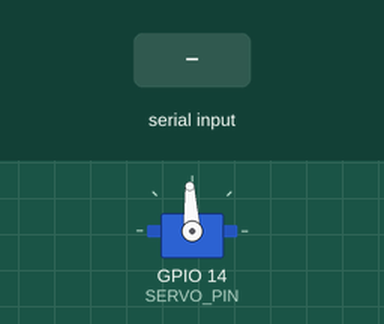
The program below on a simulated ESP32-S3. Parts: servo. The inputs (shaded band) are chosen by the test bench. Servo pulses on a pin are drawn as a servo (544–2400 µs = 0–180°); what the program prints to the serial monitor is not drawn.

Above: at 2.3 s.
2.4 s: "s90\n" received over Serial
At 4.0 s:
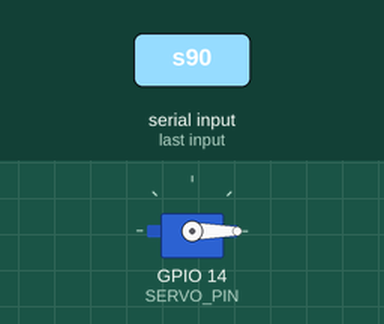
4.7 s: "1\n" received over Serial
At 5.9 s:
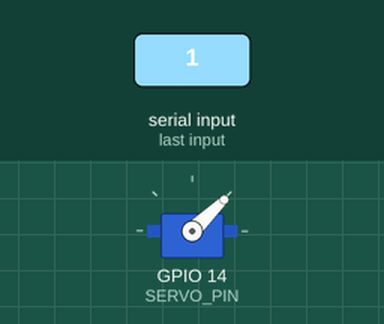
6.2 s: "t90\n" received over Serial
At 8.8 s:
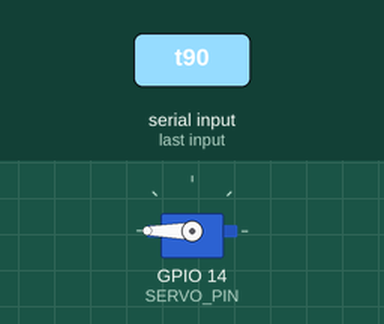
9.2 s: "3\n" received over Serial
10.7 s: "s,45\n" received over Serial
At 10.87 s:
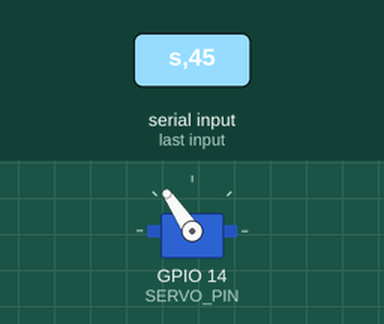
12.8 s: "0\n" received over Serial
At 13.4 s:
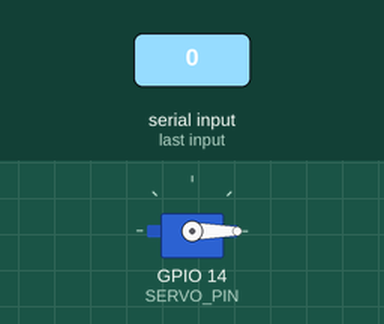
Timing chart, 0 to 15.3 s (numbered marks = the images above; inputs shaded):
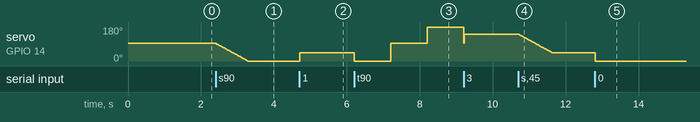

Measured:
- after the input at 2.4 s, servo on GPIO 14 (SERVO_PIN): moves from 93° to 0° over 0.85 s, starting at once
- after the input at 4.7 s, servo on GPIO 14 (SERVO_PIN): 0° → 44° at once
- after the input at 6.2 s, servo on GPIO 14 (SERVO_PIN): 44° → 0° at once, → 93° 1.0 s later, → 180° 1.0 s later
- after the input at 10.7 s, servo on GPIO 14 (SERVO_PIN): moves from 141° to 44° over 0.89 s, starting at once
- after the input at 12.8 s, servo on GPIO 14 (SERVO_PIN): 44° → 0° at once

The program:

main.cpp
```cpp
/**
 * ESP32-S3-N16R8 舵机控制程序
 * 作者：张凯莉
 * 日期：2025年
 *
 * 硬件连接：
 * 舵机红线(电源+) → ESP32 5V或外部电源5V
 * 舵机棕线/黑线(地线) → ESP32 GND
 * 舵机橙线/黄线(信号线) → GPIO14
 *
 * 重要提示：
 * 1. 如果控制多个舵机，请使用外部5V电源供电
 * 2. ESP32的3.3V输出可能不足以驱动舵机
 * 3. 确保GND共地（ESP32和电源的GND要连接）
 */
#include <Arduino.h>
// ========== 【必看】引脚设置 ==========
// 修改这里来改变舵机连接的引脚
#define SERVO_PIN 14  // 舵机信号线连接的GPIO引脚
// 舵机参数设置（根据你的舵机调整）
const int SERVO_MIN_PULSE = 500;    // 最小脉冲宽度（微秒）
const int SERVO_MAX_PULSE = 2500;   // 最大脉冲宽度（微秒）
const int SERVO_MIN_ANGLE = 0;      // 最小角度（度）
const int SERVO_MAX_ANGLE = 180;    // 最大角度（度）
// PWM设置（ESP32-S3专用）
#define SERVO_PWM_CHANNEL 0    // PWM通道，0-15，每个舵机用不同通道
#define SERVO_PWM_FREQ 50      // 标准舵机频率50Hz（周期20ms）
#define SERVO_PWM_RESOLUTION 16 // 分辨率16位（0-65535）
// ========== 舵机控制类 ==========
class ServoController {
private:
    int servoPin;
    int pwmChannel;
    int currentAngle;      // 当前角度
    int targetAngle;       // 目标角度
    int speed;             // 转动速度（度/秒）
    unsigned long lastUpdateTime;
    bool isMoving;         // 是否正在转动

    // 舵机脉冲参数（现在可以修改了）
    int servoMinPulse;
    int servoMaxPulse;

public:
    // 构造函数
    ServoController(int pin, int channel = SERVO_PWM_CHANNEL) {
        servoPin = pin;
        pwmChannel = channel;
        currentAngle = 90;   // 默认中间位置
        targetAngle = 90;
        speed = 90;          // 默认速度90度/秒
        isMoving = false;
        lastUpdateTime = 0;
        servoMinPulse = SERVO_MIN_PULSE;
        servoMaxPulse = SERVO_MAX_PULSE;
    }

    // 初始化函数
    void begin() {
        // 配置PWM
        ledcSetup(pwmChannel, SERVO_PWM_FREQ, SERVO_PWM_RESOLUTION);
        ledcAttachPin(servoPin, pwmChannel);

        // 设置初始位置（90度）
        writeAngle(currentAngle);

        Serial.println("舵机控制器初始化完成！");
        Serial.print("信号引脚: GPIO");
        Serial.println(servoPin);
        Serial.print("PWM通道: ");
        Serial.println(pwmChannel);
        Serial.print("频率: ");
        Serial.print(SERVO_PWM_FREQ);
        Serial.println("Hz");
        Serial.print("分辨率: ");
        Serial.print(SERVO_PWM_RESOLUTION);
        Serial.println("位");
        Serial.print("脉冲范围: ");
        Serial.print(servoMinPulse);
        Serial.print(" - ");
        Serial.print(servoMaxPulse);
        Serial.println(" 微秒");
    }

    // 计算角度对应的占空比
    int angleToDuty(int angle) {
        // 限制角度范围
        angle = constrain(angle, SERVO_MIN_ANGLE, SERVO_MAX_ANGLE);

        // 计算脉冲宽度（微秒）
        long pulseWidth = map(angle, SERVO_MIN_ANGLE, SERVO_MAX_ANGLE,
                              servoMinPulse, servoMaxPulse);

        // 将脉冲宽度转换为占空比
        // 占空比 = (脉冲宽度 / 周期) * 最大计数值
        long duty = (pulseWidth * (1 << SERVO_PWM_RESOLUTION)) / (1000000 / SERVO_PWM_FREQ);

        return (int)duty;
    }

    // 直接写入角度（立即转动）
    void writeAngle(int angle) {
        angle = constrain(angle, SERVO_MIN_ANGLE, SERVO_MAX_ANGLE);
        currentAngle = angle;
        targetAngle = angle;

        int duty = angleToDuty(angle);
        ledcWrite(pwmChannel, duty);

        Serial.print("舵机转到: ");
        Serial.print(angle);
        Serial.println("°");
    }

    // 平滑转动到指定角度
    void smoothMoveTo(int angle, int moveSpeed = -1) {
        if (moveSpeed != -1) {
            speed = moveSpeed;
        }

        angle = constrain(angle, SERVO_MIN_ANGLE, SERVO_MAX_ANGLE);
        targetAngle = angle;
        isMoving = true;
        lastUpdateTime = millis();

        Serial.print("平滑转动到: ");
        Serial.print(angle);
        Serial.print("°，速度: ");
        Serial.print(speed);
        Serial.println("°/秒");
    }

// 更新函数（需要在loop中调用以实现平滑转动）
    void update() {
        if (!isMoving || currentAngle == targetAngle) {
            return;
        }

        unsigned long currentTime = millis();
        unsigned long elapsedTime = currentTime - lastUpdateTime;

        if (elapsedTime >= 20) {  // 每20ms更新一次
            // 计算这20ms内应该转动的角度
            float angleStep = (speed * elapsedTime) / 1000.0;

            if (currentAngle < targetAngle) {
                currentAngle += angleStep;
                if (currentAngle > targetAngle) {
                    currentAngle = targetAngle;
                }
            } else {
                currentAngle -= angleStep;
                if (currentAngle < targetAngle) {
                    currentAngle = targetAngle;
                }
            }

            // 写入当前角度
            int duty = angleToDuty((int)currentAngle);
            ledcWrite(pwmChannel, duty);

            // 检查是否到达目标
            if (currentAngle == targetAngle) {
                isMoving = false;
                Serial.println("到达目标角度！");
            }

            lastUpdateTime = currentTime;
        }
    }

    // 设置转动速度
    void setSpeed(int newSpeed) {
        speed = constrain(newSpeed, 1, 180);
        Serial.print("速度设置为: ");
        Serial.print(speed);
        Serial.println("°/秒");
    }

    // 获取当前角度
    int getCurrentAngle() {
        return currentAngle;
    }

    // 获取目标角度
    int getTargetAngle() {
        return targetAngle;
    }

    // 检查是否正在转动
    bool isMovingNow() {
        return isMoving;
    }

    // 停止转动（保持当前位置）
    void stop() {
        isMoving = false;
        Serial.println("停止转动");
    }

    // 扫描模式（自动来回转动）
    void scanMode(int minAngle = 0, int maxAngle = 180, int scanSpeed = 60) {
        static bool forward = true;
        static int scanAngle = minAngle;

        if (forward) {
            scanAngle += 1;
            if (scanAngle >= maxAngle) {
                forward = false;
            }
        } else {
            scanAngle -= 1;
            if (scanAngle <= minAngle) {
                forward = true;
            }
        }

        writeAngle(scanAngle);
        delay(1000 / scanSpeed);  // 控制扫描速度
    }

    // 测试舵机全范围
    void testFullRange() {
        Serial.println("=== 测试舵机全范围 ===");

        Serial.println("转到0度...");
        writeAngle(0);
        delay(1000);

        Serial.println("转到90度...");
        writeAngle(90);
        delay(1000);

        Serial.println("转到180度...");
        writeAngle(180);
        delay(1000);

        Serial.println("转回90度...");
        writeAngle(90);

        Serial.println("测试完成！");
    }

    // 摇摆模式（像钟摆一样）
    void swingMode(int centerAngle = 90, int swingRange = 30, int swingSpeed = 45) {
        static int direction = 1;
        static int swingAngle = centerAngle;

        swingAngle += direction;

        if (swingAngle >= centerAngle + swingRange || swingAngle <= centerAngle - swingRange) {
            direction = -direction;
        }

        writeAngle(swingAngle);
        delay(1000 / swingSpeed);
    }

    // 设置自定义脉冲范围（兼容不同舵机）
    void setPulseRange(int minPulse, int maxPulse) {
        servoMinPulse = minPulse;
        servoMaxPulse = maxPulse;
        Serial.print("脉冲范围设置为: ");
        Serial.print(minPulse);
        Serial.print(" - ");
        Serial.print(maxPulse);
        Serial.println(" 微秒");
    }
};
// ========== 全局对象 ==========
ServoController servo(SERVO_PIN);
// ========== 串口菜单 ==========
void showMenu() {
    Serial.println("\n=================================");
    Serial.println("     ESP32-S3 舵机控制菜单");
    Serial.println("=================================");
    Serial.println("【基本控制】");
    Serial.println("  0 - 转到0度");
    Serial.println("  1 - 转到45度");
    Serial.println("  2 - 转到90度（中间）");
    Serial.println("  3 - 转到135度");
    Serial.println("  4 - 转到180度");

    Serial.println("\n【自定义角度】");
    Serial.println("  a [角度] - 直接转到指定角度");
    Serial.println("  示例: a 60  (转到60度)");

    Serial.println("\n【平滑转动】");
    Serial.println("  s [角度] - 平滑转动到指定角度");
    Serial.println("  示例: s 120  (平滑转到120度)");

    Serial.println("\n【速度控制】");
    Serial.println("  v [速度] - 设置转动速度(1-180度/秒)");
    Serial.println("  示例: v 60  (设置速度为60度/秒)");

    Serial.println("\n【特殊模式】");
    Serial.println("  t - 测试全范围");
    Serial.println("  c - 扫描模式（来回转动）");
    Serial.println("  w - 摇摆模式（钟摆）");
    Serial.println("  x - 停止转动");

    Serial.println("\n【状态查询】");
    Serial.println("  ? - 显示当前状态");
    Serial.println("  m - 显示此菜单");
    Serial.println("=================================\n");
}
// 显示当前状态
void showStatus() {
    Serial.println("\n=== 舵机状态 ===");
    Serial.print("当前角度: ");
    Serial.print(servo.getCurrentAngle());
    Serial.println("°");

    Serial.print("目标角度: ");
    Serial.print(servo.getTargetAngle());
    Serial.println("°");

    Serial.print("转动状态: ");
    Serial.println(servo.isMovingNow() ? "正在转动" : "静止");

    Serial.print("信号引脚: GPIO");
    Serial.println(SERVO_PIN);

    Serial.print("脉冲范围: ");
    Serial.print(SERVO_MIN_PULSE);
    Serial.print(" - ");
    Serial.print(SERVO_MAX_PULSE);
    Serial.println(" 微秒");
}
// ========== 主程序 ==========
void setup() {
    // 初始化串口
    Serial.begin(115200);
    delay(1000);  // 等待串口稳定

    Serial.println("\n************************************************");
    Serial.println("*          ESP32-S3-N16R8 舵机控制          *");
    Serial.println("*         Board: ESP32-S3-DevKitC-1          *");
    Serial.println("************************************************");

    // 初始化舵机
    servo.begin();

    // 显示欢迎信息
    Serial.println("\n欢迎使用舵机控制器！");
    Serial.println("重要提示：");
    Serial.println("1. 确保舵机电源充足（建议使用外部5V电源）");
    Serial.println("2. 确保ESP32和电源GND共地");
    Serial.println("3. 舵机信号线连接到 GPIO" + String(SERVO_PIN));

    // 显示菜单
    showMenu();

    // 显示初始状态
    showStatus();
}
void loop() {
    // 更新舵机状态（实现平滑转动）
    servo.update();

    // 检查串口输入
    if (Serial.available() > 0) {
        String input = Serial.readStringUntil('\n');
        input.trim();  // 去除首尾空格

        if (input.length() > 0) {
            char command = input.charAt(0);

            switch (command) {
                // 基本控制
                case '0':
                    Serial.println("> 转到0度");
                    servo.writeAngle(0);
                    break;

                case '1':
                    Serial.println("> 转到45度");
                    servo.writeAngle(45);
                    break;

                case '2':
                    Serial.println("> 转到90度");
                    servo.writeAngle(90);
                    break;

                case '3':
                    Serial.println("> 转到135度");
                    servo.writeAngle(135);
                    break;

                case '4':
                    Serial.println("> 转到180度");
                    servo.writeAngle(180);
                    break;

                // 自定义角度
                case 'a':
                    if (input.length() > 2) {
                        int angle = input.substring(2).toInt();
                        Serial.print("> 直接转到 ");
                        Serial.print(angle);
                        Serial.println("度");
                        servo.writeAngle(angle);
                    }
                    break;

// 平滑转动
                case 's':
                    if (input.length() > 2) {
                        int angle = input.substring(2).toInt();
                        Serial.print("> 平滑转动到 ");
                        Serial.print(angle);
                        Serial.println("度");
                        servo.smoothMoveTo(angle);
                    }
                    break;

                // 速度设置
                case 'v':
                    if (input.length() > 2) {
                        int speed = input.substring(2).toInt();
                        servo.setSpeed(speed);
                    }
                    break;

                // 特殊模式
                case 't':
                    Serial.println("> 测试舵机全范围");
                    servo.testFullRange();
                    break;

                case 'c':
                    Serial.println("> 进入扫描模式（按任意键退出）");
                    while (!Serial.available()) {
                        servo.scanMode(0, 180, 30);
                    }
                    Serial.read();  // 清空输入缓冲区
                    Serial.println("> 退出扫描模式");
                    servo.writeAngle(90);
                    break;

                case 'w':
                    Serial.println("> 进入摇摆模式（按任意键退出）");
                    while (!Serial.available()) {
                        servo.swingMode(90, 45, 60);
                    }
                    Serial.read();  // 清空输入缓冲区
                    Serial.println("> 退出摇摆模式");
                    servo.writeAngle(90);
                    break;

                case 'x':
                    Serial.println("> 停止转动");
                    servo.stop();
                    break;

                // 状态查询
                case '?':
                    showStatus();
                    break;

                case 'm':
                    showMenu();
                    break;

                default:
                    Serial.println("> 未知命令，输入 'm' 查看菜单");
            }
        }
    }

    delay(10);  // 防止CPU占用过高
}
```
